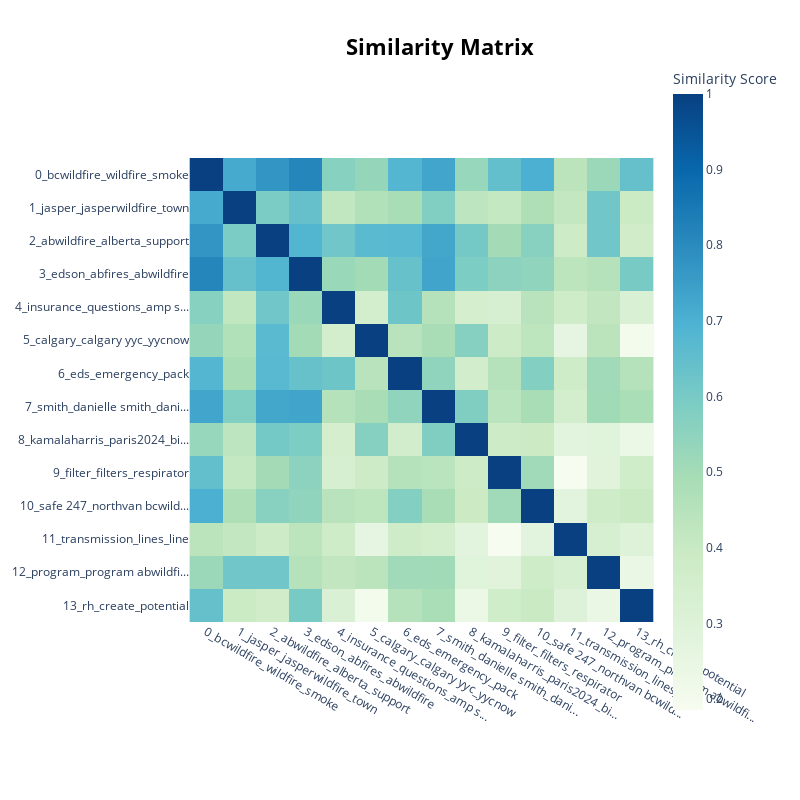

Notebook code for this chart:
### Code cell
topic_model.visualize_heatmap()

### Figure 1 — Plotly figure (JSON) as saved in the notebook; plotly's stock layout.template omitted (floating-point values rounded to 4 significant figures; data arrays with more than 128 entries replaced by an {"elided": "..."} marker saying what was removed)
{"data": [{"coloraxis": "coloraxis", "hovertemplate": "x: %{x}<br>y: %{y}<br>Similarity Score: %{z}<extra></extra>", "name": "0", "type": "heatmap", "x": ["0_bcwildfire_wildfire_smoke", "1_jasper_jasperwildfire_town", "2_abwildfire_alberta_support", "3_edson_abfires_abwildfire", "4_insurance_questions_amp s...", "5_calgary_calgary yyc_yycnow", "6_eds_emergency_pack", "7_smith_danielle smith_dani...", "8_kamalaharris_paris2024_bi...", "9_filter_filters_respirator", "10_safe 247_northvan bcwild...", "11_transmission_lines_line", "12_program_program abwildfi...", "13_rh_create_potential"], "xaxis": "x", "y": ["0_bcwildfire_wildfire_smoke", "1_jasper_jasperwildfire_town", "2_abwildfire_alberta_support", "3_edson_abfires_abwildfire", "4_insurance_questions_amp s...", "5_calgary_calgary yyc_yycnow", "6_eds_emergency_pack", "7_smith_danielle smith_dani...", "8_kamalaharris_paris2024_bi...", "9_filter_filters_respirator", "10_safe 247_northvan bcwild...", "11_transmission_lines_line", "12_program_program abwildfi...", "13_rh_create_potential"], "yaxis": "y", "z": {"elided": "14x14 float values"}}], "layout": {"coloraxis": {"colorbar": {"title": {"text": "Similarity Score"}}, "colorscale": [[0, "rgb(247,252,240)"], [0.125, "rgb(224,243,219)"], [0.25, "rgb(204,235,197)"], [0.375, "rgb(168,221,181)"], [0.5, "rgb(123,204,196)"], [0.625, "rgb(78,179,211)"], [0.75, "rgb(43,140,190)"], [0.875, "rgb(8,104,172)"], [1, "rgb(8,64,129)"]]}, "height": 800, "hoverlabel": {"bgcolor": "white", "font": {"family": "Rockwell", "size": 16}}, "legend": {"title": {"text": "Trend"}}, "margin": {"t": 60}, "showlegend": true, "title": {"font": {"color": "Black", "size": 22}, "text": "<b>Similarity Matrix</b>", "x": 0.55, "xanchor": "center", "y": 0.95, "yanchor": "top"}, "width": 800, "xaxis": {"anchor": "y", "constrain": "domain", "domain": [0, 1], "scaleanchor": "y"}, "yaxis": {"anchor": "x", "autorange": "reversed", "constrain": "domain", "domain": [0, 1]}}}
